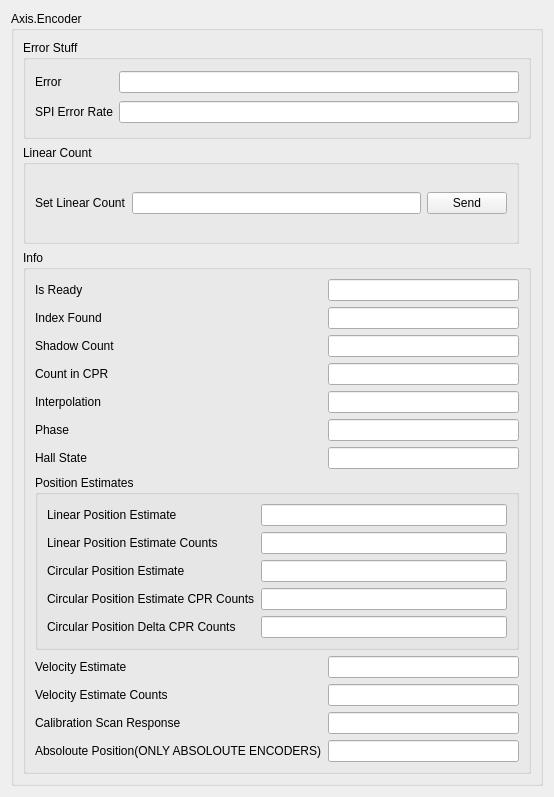
            <widget class="QWidget" name="encoderGeneralScrollAreaWidget">
             <property name="geometry">
              <rect>
               <x>0</x>
               <y>0</y>
               <width>554</width>
               <height>797</height>
              </rect>
             </property>
             <layout class="QGridLayout" name="gridLayout_30">
              <item row="0" column="0">
               <widget class="QGroupBox" name="groupBox">
                <property name="title">
                 <string>Axis.Encoder</string>
                </property>
                <layout class="QGridLayout" name="gridLayout_31">
                 <item row="0" column="0" colspan="3">
                  <widget class="QGroupBox" name="groupBox_2">
                   <property name="title">
                    <string>Error Stuff</string>
                   </property>
                   <layout class="QGridLayout" name="gridLayout_32">
                    <item row="0" column="0">
                     <widget class="QLabel" name="label_2">
                      <property name="text">
                       <string>Error</string>
                      </property>
                     </widget>
                    </item>
                    <item row="1" column="0">
                     <widget class="QLabel" name="label_20">
                      <property name="text">
                       <string>SPI Error Rate</string>
                      </property>
                     </widget>
                    </item>
                    <item row="1" column="1">
                     <widget class="QLineEdit" name="lineEdit_2">
                      <property name="readOnly">
                       <bool>true</bool>
                      </property>
                     </widget>
                    </item>
                    <item row="0" column="1">
                     <widget class="QLineEdit" name="lineEdit">
                      <property name="readOnly">
                       <bool>true</bool>
                      </property>
                     </widget>
                    </item>
                   </layout>
                  </widget>
                 </item>
                 <item row="3" column="0" colspan="3">
                  <widget class="QGroupBox" name="groupBox_3">
                   <property name="title">
                    <string>Info</string>
                   </property>
                   <layout class="QGridLayout" name="gridLayout_33">
                    <item row="17" column="0">
                     <widget class="QLabel" name="label_18">
                      <property name="text">
                       <string>Calibration Scan Response</string>
                      </property>
                     </widget>
                    </item>
                    <item row="0" column="0">
                     <widget class="QLabel" name="label_4">
                      <property name="text">
                       <string>Is Ready</string>
                      </property>
                     </widget>
                    </item>
                    <item row="18" column="0">
                     <widget class="QLabel" name="label_19">
                      <property name="text">
                       <string>Absoloute Position(ONLY ABSOLOUTE ENCODERS)</string>
                      </property>
                     </widget>
                    </item>
                    <item row="15" column="0">
                     <widget class="QLabel" name="label_16">
                      <property name="text">
                       <string>Velocity Estimate</string>
                      </property>
                     </widget>
                    </item>
                    <item row="16" column="0">
                     <widget class="QLabel" name="label_17">
                      <property name="text">
                       <string>Velocity Estimate Counts</string>
                      </property>
                     </widget>
                    </item>
                    <item row="1" column="0">
                     <widget class="QLabel" name="label_8">
                      <property name="text">
                       <string>Index Found</string>
                      </property>
                     </widget>
                    </item>
                    <item row="5" column="0">
                     <widget class="QLabel" name="label_3">
                      <property name="text">
                       <string>Phase</string>
                      </property>
                     </widget>
                    </item>
                    <item row="3" column="0">
                     <widget class="QLabel" name="label_6">
                      <property name="text">
                       <string>Count in CPR</string>
                      </property>
                     </widget>
                    </item>
                    <item row="2" column="0">
                     <widget class="QLabel" name="label_7">
                      <property name="text">
                       <string>Shadow Count</string>
                      </property>
                     </widget>
                    </item>
                    <item row="4" column="0">
                     <widget class="QLabel" name="label_5">
                      <property name="text">
                       <string>Interpolation</string>
                      </property>
                     </widget>
                    </item>
                    <item row="6" column="0">
                     <widget class="QLabel" name="label_15">
                      <property name="text">
                       <string>Hall State</string>
                      </property>
                     </widget>
                    </item>
                    <item row="18" column="1" colspan="2">
                     <widget class="QLineEdit" name="lineEdit_18"/>
                    </item>
                    <item row="17" column="1" colspan="2">
                     <widget class="QLineEdit" name="lineEdit_17"/>
                    </item>
                    <item row="16" column="1" colspan="2">
                     <widget class="QLineEdit" name="lineEdit_16"/>
                    </item>
                    <item row="15" column="1" colspan="2">
                     <widget class="QLineEdit" name="lineEdit_15"/>
                    </item>
                    <item row="8" column="0" colspan="3">
                     <widget class="QGroupBox" name="groupBox_4">
                      <property name="title">
                       <string>Position Estimates</string>
                      </property>
                      <layout class="QGridLayout" name="gridLayout_34">
                       <item row="1" column="0">
                        <widget class="QLabel" name="label_10">
                         <property name="text">
                          <string>Linear Position Estimate Counts</string>
                         </property>
                        </widget>
                       </item>
                       <item row="0" column="0">
                        <widget class="QLabel" name="label_9">
                         <property name="text">
                          <string>Linear Position Estimate</string>
                         </property>
                        </widget>
                       </item>
                       <item row="0" column="1">
                        <widget class="QLineEdit" name="lineEdit_9"/>
                       </item>
                       <item row="1" column="1">
                        <widget class="QLineEdit" name="lineEdit_10"/>
                       </item>
                       <item row="4" column="1">
                        <widget class="QLineEdit" name="lineEdit_13"/>
                       </item>
                       <item row="3" column="1">
                        <widget class="QLineEdit" name="lineEdit_12"/>
                       </item>
                       <item row="4" column="0">
                        <widget class="QLabel" name="label_14">
                         <property name="text">
                          <string>Circular Position Delta CPR Counts</string>
                         </property>
                        </widget>
                       </item>
                       <item row="3" column="0">
                        <widget class="QLabel" name="label_13">
                         <property name="text">
                          <string>Circular Position Estimate CPR Counts</string>
                         </property>
                        </widget>
                       </item>
                       <item row="2" column="1">
                        <widget class="QLineEdit" name="lineEdit_11"/>
                       </item>
                       <item row="2" column="0">
                        <widget class="QLabel" name="label_11">
                         <property name="text">
                          <string>Circular Position Estimate</string>
                         </property>
                        </widget>
                       </item>
                      </layout>
                     </widget>
                    </item>
                    <item row="0" column="1" colspan="2">
                     <widget class="QLineEdit" name="lineEdit_3"/>
                    </item>
                    <item row="1" column="1" colspan="2">
                     <widget class="QLineEdit" name="lineEdit_4"/>
                    </item>
                    <item row="2" column="1" colspan="2">
                     <widget class="QLineEdit" name="lineEdit_5"/>
                    </item>
                    <item row="3" column="1" colspan="2">
                     <widget class="QLineEdit" name="lineEdit_6"/>
                    </item>
                    <item row="4" column="1" colspan="2">
                     <widget class="QLineEdit" name="lineEdit_7"/>
                    </item>
                    <item row="5" column="1" colspan="2">
                     <widget class="QLineEdit" name="lineEdit_14"/>
                    </item>
                    <item row="6" column="1" colspan="2">
                     <widget class="QLineEdit" name="lineEdit_8"/>
                    </item>
                   </layout>
                  </widget>
                 </item>
                 <item row="1" column="0">
                  <widget class="QGroupBox" name="groupBox_11">
                   <property name="title">
                    <string>Linear Count</string>
                   </property>
                   <layout class="QGridLayout" name="gridLayout_43">
                    <item row="0" column="0">
                     <widget class="QLabel" name="label">
                      <property name="text">
                       <string>Set Linear Count</string>
                      </property>
                     </widget>
                    </item>
                    <item row="0" column="1">
                     <widget class="QLineEdit" name="lineEdit_19"/>
                    </item>
                    <item row="0" column="2">
                     <widget class="QPushButton" name="pushButton_5">
                      <property name="text">
                       <string>Send</string>
                      </property>
                     </widget>
                    </item>
                   </layout>
                  </widget>
                 </item>
                </layout>
               </widget>
              </item>
             </layout>
            </widget>
